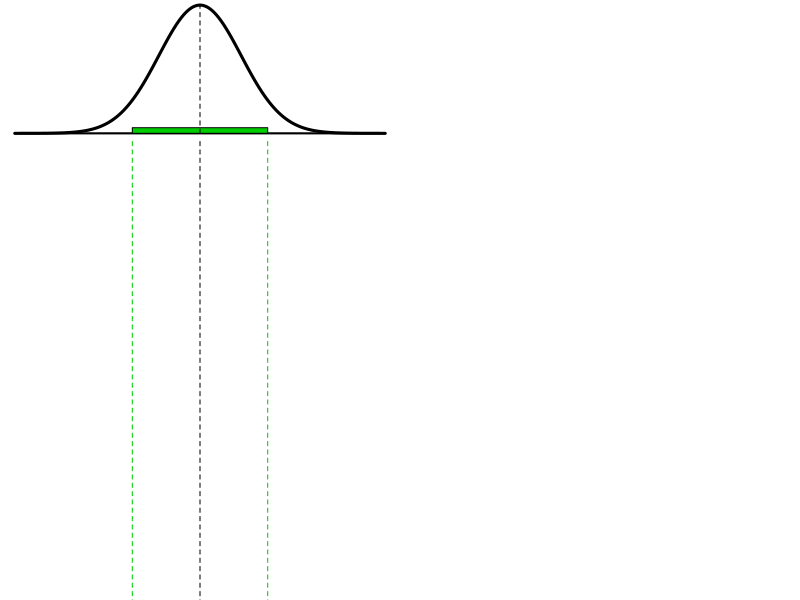

Write R code to recreate this figure. (Note: this script raises an error after producing the figure.)
## ---- chunk 1
## Functions used below
make.smplingdist <- function(mu,SE,C=0.95) {
  op <- par(mar=(c(0,0,0,0)),las=1,tcl=-0.2)
  z <- qnorm(C+(1-C)/2,0,1)
  x <- seq(mu-4.5*SE,mu+4.5*SE,length.out=200)
  plot(x,dnorm(x,mu,SE),type="l",lwd=3,xlab="",ylab="",axes=FALSE)
  lines(range(x),c(0,0),lwd=2)
  rect(mu-z*SE,0,mu+z*SE,dnorm(mu-2.5*SE,mu,SE),col="green3")
  lines(c(mu,mu),c(0,dnorm(mu,mu,SE)),lty=2)
  par(op)
} # end make.smplingdist

make.CI<-function(mu,SE,C=0.95,num=100) {
  op <- par(mar=(c(0,0,0,0)),las=1,tcl=-0.2,yaxs="i")
  z <- qnorm(C+(1-C)/2,0,1)
  xlmts <- c(mu-4.5*SE,mu+4.5*SE); ylmts <- c(0,num+1)
  plot(0,0,type="l",xlim=xlmts,ylim=ylmts,axes=FALSE)
  lines(c(mu,mu),c(ylmts[1]-10,ylmts[2]+10),lty=2)
  lines(rep(mu-z*SE,2),c(ylmts[1]-10,ylmts[2]+10),lty=2,col="green3")
  lines(rep(mu+z*SE,2),c(ylmts[1]-10,ylmts[2]+10),lty=2,col="green3")
  rect(mu-z*SE,ylmts[1],mu+z*SE,ylmt[2],
       col=col2rgbt("green3",0.05),border=NA,xpd=TRUE)
  for (i in 1:num) {
    xbar <- rnorm(1,mu,SE)
    lci <- xbar-z*SE; uci <- xbar+z*SE
    clr1 <- ifelse(uci<mu | lci>mu,"red","black")
    clr2 <- ifelse(lci>mu | uci<mu,"white",clr1)
    lines(c(lci,uci),c(i,i),col=clr1)
    points(xbar,i,cex=0.5,pch=21,col=clr1,bg=clr2)
  }  #i
  par(op)
} # end make.CI
## ---- chunk 2
par(mfrow=c(1,2),mar=c(0,0,0,0),las=1,tcl=-0.2)
set.seed(21)
layout(matrix(c(1,2,3,4),nrow=2,byrow=FALSE),heights=c(0.3,1))
n <- 50; mu <- 98.06; sigma <- 31.49; SE <- sigma/sqrt(n)
make.smplingdist(mu,SE,C=0.9)
make.CI(mu,SE,C=0.9)
make.smplingdist(mu,SE,C=0.8)
make.CI(mu,SE,C=0.8)
## ---- chunk 3
tibble("$\\alpha$"=c(0.01,0.05,0.10),
       C=c("99%","95%","90%")) %>%
  knitr::kable(booktabs=TRUE,align="c",caption="Several common confidence levels (C) and the corresponding probability of a Type I error ($\\alpha$).") %>%
  kableExtra::kable_classic("hover",full_width=FALSE,html_font=khfont) %>%
  kableExtra::row_spec(0,bold=TRUE) %>%
  kableExtra::column_spec(1:2,width="1in")
## ---- chunk 4
tibble("$H_{A}$"=c("$\\neq$","$\\lt$","$\\gt$"),
       "Confidence Region"=c("Interval (CI)", "Upper Bound (UCB)",
                             "Lower Bound (LCB)"),
       "Interpretation"=c("Parameter between CI values",
                          "Parameter less than UCB value",
                          "Parameter greater than UCB value")) %>%
  knitr::kable(booktabs=TRUE,align="c",caption="Confidence regions and their interpretation in relation to alternative hypotheses ($H_{A}$) types.") %>%
  kableExtra::kable_classic("hover",full_width=FALSE,html_font=khfont) %>%
  kableExtra::row_spec(0,bold=TRUE) %>%
  kableExtra::column_spec(1,width="0.6in") %>%
  kableExtra::column_spec(2:3,width="2.7in")
## ---- chunk 5
( distrib(0.95,type="q") )
## ---- chunk 6
( distrib(0.995,type="q") )
## ---- chunk 7
( distrib(0.90,type="q",lower.tail=FALSE) )
